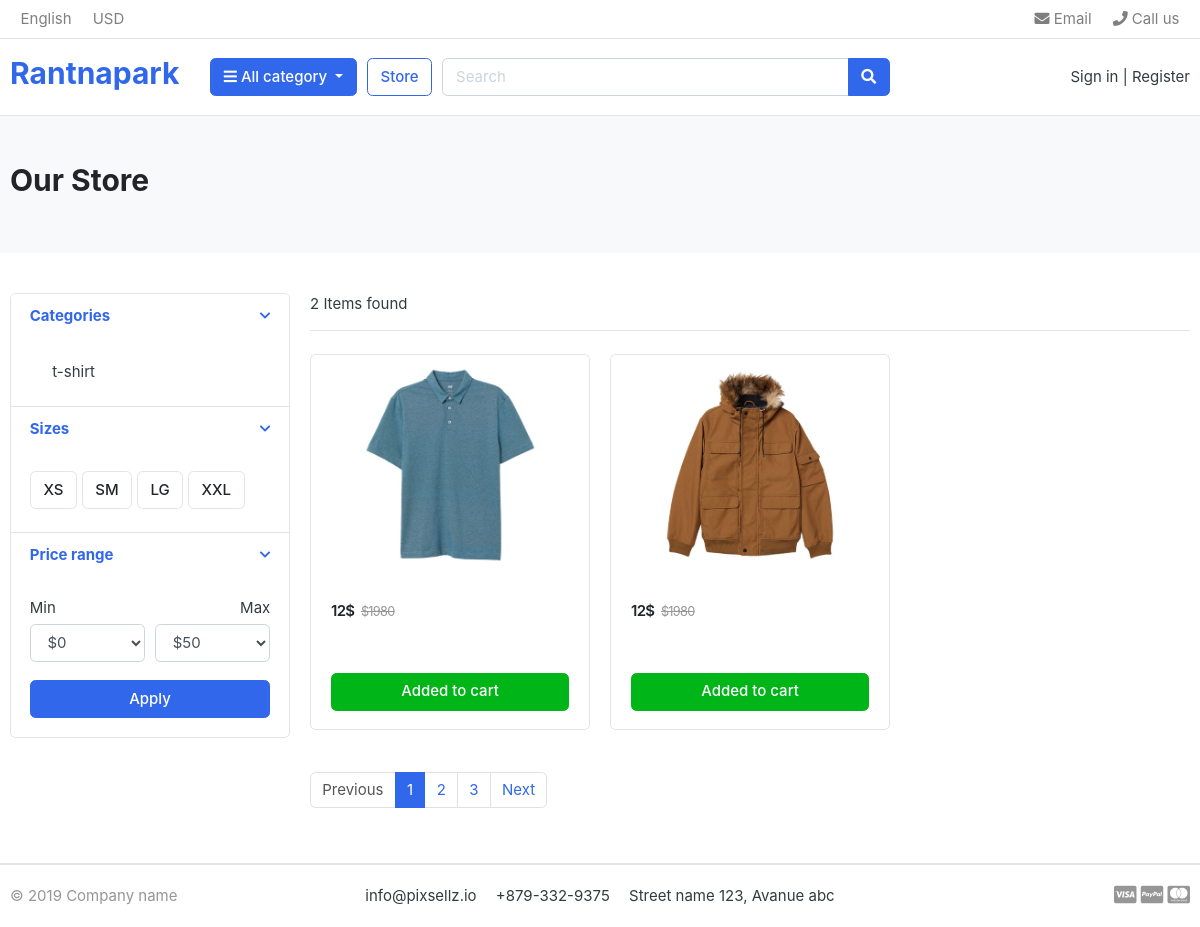
The page /store/ on the database as committed earlier.
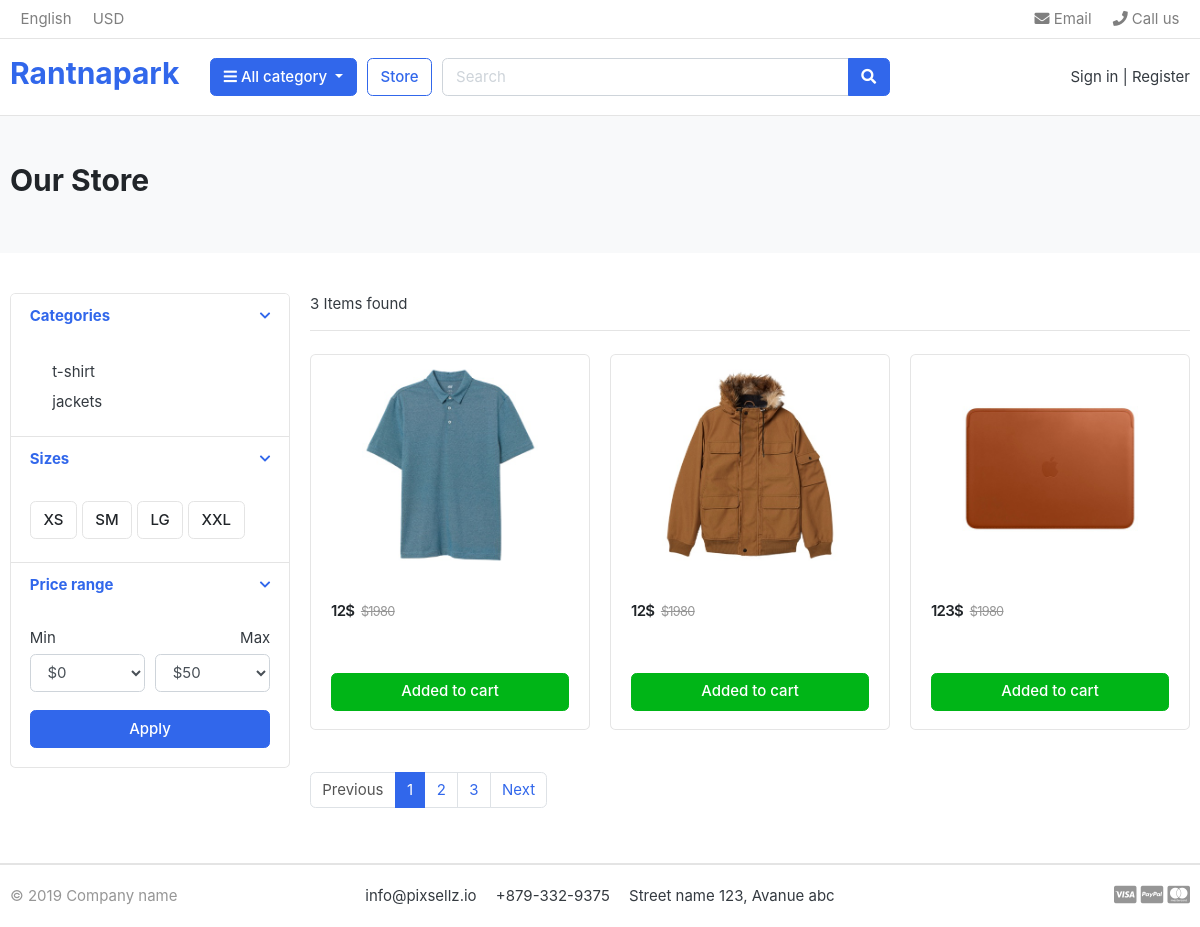
The same page on the database as committed later.
### category/models.py (models this page shows, shortened)
class Category(models.Model):
    category_name = models.CharField(max_length=200, null=False, blank=False)
    slug = models.SlugField(unique=True, max_length=333)
    description = models.TextField()
    cart_image = models.ImageField(upload_to='categories/photos', blank=True)
    class Meta:
        verbose_name = 'category'
        verbose_name_plural = 'catergories'
    def __str__(self):
        return self.category_name

### shop/models.py (models this page shows, shortened)
class Product(models.Model):
    product_name = models.CharField(max_length=255)
    slug = models.SlugField(max_length=255, unique=True)
    description = models.TextField()
    price=models.IntegerField()
    image = models.ImageField(upload_to='photos/products')
    stock = models.IntegerField()
    is_available = models.BooleanField(default=True)
    category = models.ForeignKey(Category, on_delete=models.CASCADE)
    created_date=models.DateTimeField(auto_now_add=True)
    modified_date=models.DateTimeField(auto_now=True)

### shop/views.py (the view)
# urls.py: path('', StorePageListView.as_view(), name='store'),
class StorePageListView(ListView):
    template_name = 'store.html'
    model = Product
    def get_context_data(self, **kwargs):
        products = None
        categories = None
        try:
          cat_slug =self.kwargs['cat_slug']
        except:
            cat_slug=None
        context = super().get_context_data(**kwargs)
        if cat_slug != None:
            categories = get_object_or_404(
                Category, slug=cat_slug)
            products=Product.objects.filter(is_available=True,category=categories)
            count = products.count()
            context["products"] = products
            context["count"] = count
        else:
            products = Product.objects.filter(is_available=True)
            count = products.count()
            context["products"] = products
            context["count"] = count
        return context

### category/contextprocessor.py (called while the page is built)
def categorylist(request):
    return{
        'categories': Category.objects.all(),
    }

### templates/store.html (shortened to what this page needs)
{% extends 'root.html' %}
{% block content %}
<section class="section-pagetop bg">
<div class="container">
	<h2 class="title-page">Our Store</h2>
</div>
</section>
<section class="section-content padding-y">
<div class="container">
<div class="row">
	<aside class="col-md-3">
<div class="card">
	<article class="filter-group">
		<header class="card-header">
			<a href="#" data-toggle="collapse" data-target="#collapse_1" aria-expanded="true" class="">
				<i class="icon-control fa fa-chevron-down"></i>
				<h6 class="title">Categories</h6>
			</a>
		</header>
		<div class="filter-content collapse show" id="collapse_1" style="">
			<div class="card-body">
				<ul class="list-menu">
				{% for category  in categories %}
				<a class="dropdown-item" href="{% url 'store:products_by_cat' category.slug %}">{{category}} </a>
			{% endfor %}
				</ul>
			</div>
		</div>
	</article>
	<article class="filter-group">
		<header class="card-header">
			<a href="#" data-toggle="collapse" data-target="#collapse_4" aria-expanded="true" class="">
				<i class="icon-control fa fa-chevron-down"></i>
				<h6 class="title">Sizes </h6>
			</a>
		</header>
		<div class="filter-content collapse show" id="collapse_4" style="">
			<div class="card-body">
			  <label class="checkbox-btn">
			    <span class="btn btn-light"> XS </span>
			  </label>
			  <label class="checkbox-btn">
			    <span class="btn btn-light"> SM </span>
			  </label>
			  <label class="checkbox-btn">
			    <span class="btn btn-light"> LG </span>
			  </label>
			  <label class="checkbox-btn">
			    <span class="btn btn-light"> XXL </span>
			  </label>
		</div>
		</div>
	</article>
	<article class="filter-group">
		<header class="card-header">
			<a href="#" data-toggle="collapse" data-target="#collapse_3" aria-expanded="true" class="">
				<i class="icon-control fa fa-chevron-down"></i>
				<h6 class="title">Price range </h6>
			</a>
		</header>
		<div class="filter-content collapse show" id="collapse_3" style="">
			<div class="card-body">
				<div class="form-row">
				<div class="form-group col-md-6">
				  <label>Min</label>
				  	<select class="mr-2 form-control">
						<option value="0">$0</option>
					</select>
				</div>
				<div class="form-group text-right col-md-6">
				  <label>Max</label>
				  	<select class="mr-2 form-control">
						<option value="50">$50</option>
					</select>
				</div>
				</div>
				<button class="btn btn-block btn-primary">Apply</button>
			</div>
		</div>
	</article>
</div>
	</aside>
	<main class="col-md-9">
<header class="border-bottom mb-4 pb-3">
		<div class="form-inline">
			<span class="mr-md-auto">{{count}} Items found </span>
		</div>
</header>
<div class="row">
	{% for product  in products %}
	<div class="col-md-4">
		<figure class="card card-product-grid">
			<div class="img-wrap">
				<img src="{{product.image.url}}">
			</div>
			<figcaption class="info-wrap">
				<div class="fix-height">
					<div class="price-wrap mt-2">
						<span class="price">{{product.price}}$</span>
						<del class="price-old">$1980</del>
					</div>
				</div>
				<a href="{% url 'cart:add_to_cart' product.id %}" class="btn btn-block btn-success">Added to cart </a>
			</figcaption>
		</figure>
	</div>
	{% endfor %}
</div>
<nav class="mt-4" aria-label="Page navigation sample">
  <ul class="pagination">
    <li class="page-item disabled"><a class="page-link" href="#">Previous</a></li>
    <li class="page-item active"><a class="page-link" href="#">1</a></li>
    <li class="page-item"><a class="page-link" href="#">2</a></li>
    <li class="page-item"><a class="page-link" href="#">3</a></li>
    <li class="page-item"><a class="page-link" href="#">Next</a></li>
  </ul>
</nav>
	</main>
</div>
</div>
</section>
{% endblock content %}

Rows that differ between the two databases and show on the page:
added Category: category_name "jackets"
added Product: image (picture), price "123"
Other text that changed with them:
{{ count }}: "2" → "3"
